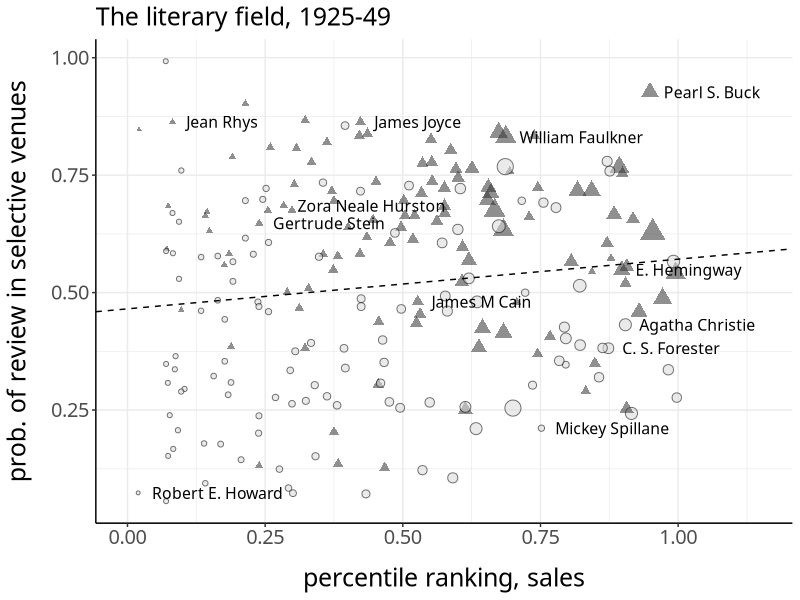
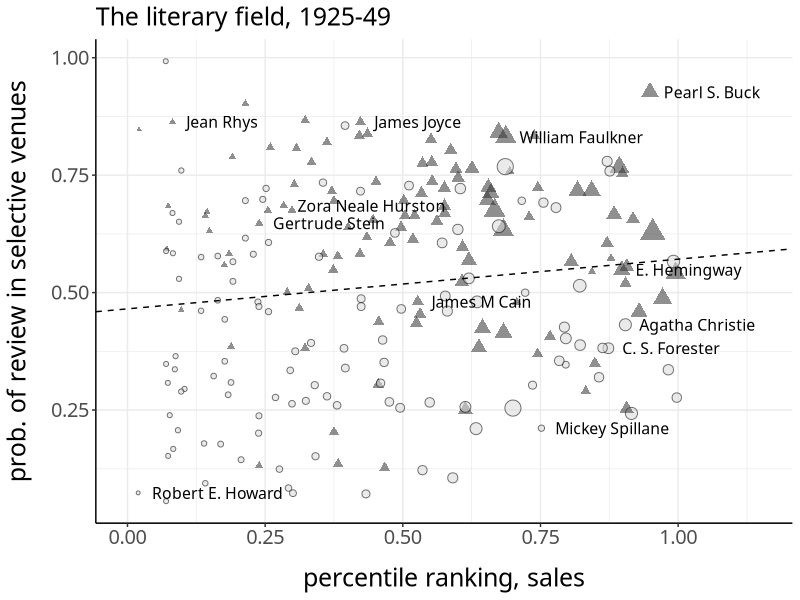

These figures' R source, in order:
library(ggplot2)

this.dir <- dirname(parent.frame(2)$ofile)
setwd(this.dir)
data <- read.csv('../salesdata/pairedwithprestige.csv')

moderns <- data[data$midcareer >= 1925 & data$midcareer < 1950, ]
moderns$reviewed <- as.factor(moderns$reviews > 0)

moderns$plotnames = rep('', length(moderns$author))
moderns$plotnames[moderns$author == 'Cain, James M'] <- 'James M Cain'
moderns$plotnames[moderns$author == 'Faulkner, William'] <- 'William Faulkner'
moderns$plotnames[moderns$author == 'Stein, Gertrude'] <- 'Gertrude Stein'
moderns$plotnames[moderns$author == 'Hemingway, Ernest'] <- 'E. Hemingway'
moderns$plotnames[moderns$author == 'Joyce, James'] <- 'James Joyce'
moderns$plotnames[moderns$author == 'Forester, C. S. (Cecil Scott)'] <- 'C. S. Forester'
moderns$plotnames[moderns$author == 'Spillane, Mickey'] <- 'Mickey Spillane'
moderns$plotnames[moderns$author == 'Howard, Robert E'] <- 'Robert E. Howard'
moderns$plotnames[moderns$author == 'Buck, Pearl S'] <- 'Pearl S. Buck'
moderns$plotnames[moderns$author == 'Christie, Agatha'] <- 'Agatha Christie'
moderns$plotnames[moderns$author == 'Hurston, Zora Neale'] <- 'Zora Neale Hurston'
moderns$plotnames[moderns$author == 'Rhys, Jean'] <- 'Jean Rhys'

model = lm(data = moderns, formula = prestige ~ percentile)
intercept = coef(model)[1]
slope = coef(model)[2]

p <- ggplot(moderns, aes(x = percentile, y = prestige, shape = reviewed, color = reviewed, fill = reviewed, size = num_vols, alpha = 0.6)) +
  geom_point() + theme_bw() +
  geom_text(aes(label = plotnames), color = 'black', size = 4, 
            position = position_nudge(x = 0.025), hjust = 0,
            family = 'Avenir Next Medium', alpha = 1) +
  geom_abline(intercept = intercept, slope = slope, linetype = 'dashed') +
  scale_color_manual(values = c('black', 'gray20')) +
  scale_fill_manual(values = c('gray85', 'gray20')) +
  scale_shape_manual(values = c(21, 17)) +
  scale_x_continuous(limits = c(0, 1.15), breaks = c(0, 0.25, 0.5, 0.75, 1)) +
  labs(x = 'percentile ranking, sales', y = 'prob. of review in selective venues') +
  theme(text = element_text(size = 18, family = "Avenir Next Medium"), panel.border = element_blank()) +
  ggtitle('The literary field, 1925-49') +
  theme(axis.line = element_line(color = 'black'), 
        legend.position = 'none',
        plot.title = element_text(size = 18),
        axis.title.x = element_text(margin = margin(t = 14)),
        axis.title.y = element_text(margin = margin(r = 14)))

tiff("~/Dropbox/book/chapter3/images/C3Fig5modernfield.tiff", height = 6, width = 9, units = 'in', res=400)
plot(p)
dev.off()
plot(p)
